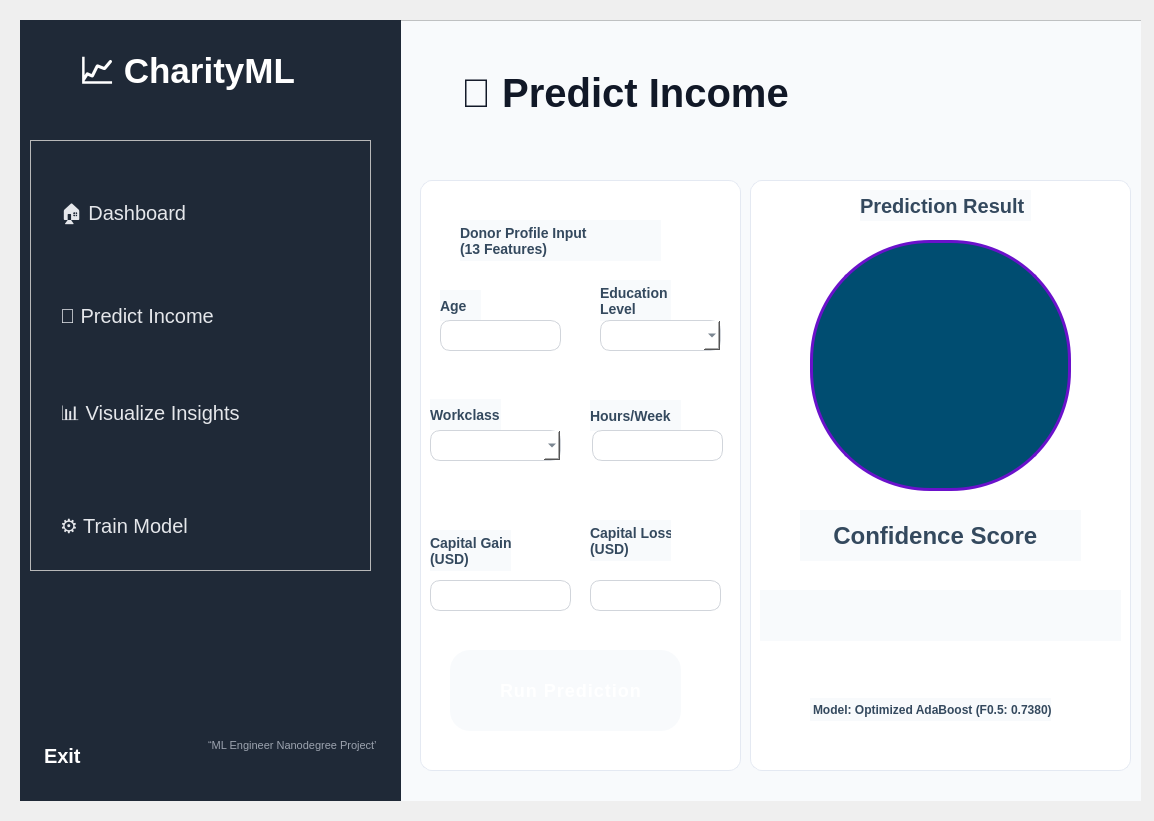
<?xml version="1.0" encoding="UTF-8"?>
<ui version="4.0">
 <class>Form</class>
 <widget class="QWidget" name="Form">
  <property name="geometry">
   <rect>
    <x>0</x>
    <y>0</y>
    <width>1154</width>
    <height>821</height>
   </rect>
  </property>
  <property name="windowTitle">
   <string>Form</string>
  </property>
  <widget class="QWidget" name="Finding_Dondors_2" native="true">
   <property name="geometry">
    <rect>
     <x>0</x>
     <y>0</y>
     <width>1141</width>
     <height>871</height>
    </rect>
   </property>
   <property name="styleSheet">
    <string notr="true">/* 🌙 General UI */
QMainWindow {
    background-color: #f0f4f8;
    font-family: &quot;Inter&quot;, &quot;Segoe UI&quot;, sans-serif;
}

/* 🌊 Sidebar */
#sidebarFrame {
    background-color: #1f2937;
    border-radius: 15px 0 0 15px;
    color: white;
    min-width: 250px;
}

#lblLogo {
    font-size: 22px;
    font-weight: 700;
    color: white;
    padding: 20px;
    border: none;
}

#lblFooter {
    font-size: 11px;
    color: #9ca3af;
    padding: 10px;
}

/* 🌈 Navigation Buttons */
QPushButton {
    background-color: transparent;
    color: white;
    text-align: left;
    padding: 12px 24px;
    border: none;
    font-size: 15px;
    border-radius: 8px;
}

QPushButton:hover {
    background-color: #374151;
    color: #38bdf8;
}

QPushButton:checked, QPushButton:focus {
    background-color: #374151;
    color: #38bdf8;
    border-left: 3px solid #38bdf8;
}

/* 🧩 Main Content */
#contentFrame {
    background-color: #ffffff;
    border-radius: 0 15px 15px 0;
    padding: 25px;
}

/* 🏷️ Titles */
QLabel#lblTitle {
    font-size: 26px;
    font-weight: 800;
    color: #1f2937;
    border-bottom: 2px solid #e5e7eb;
    padding-bottom: 10px;
}

QLabel#lblDescription {
    font-size: 14px;
    color: #4b5563;
    margin-bottom: 20px;
}

/* 📊 Stat Cards */
QFrame#cardBlue {
    background-color: #3b82f6;
    border-radius: 12px;
    color: white;
    padding: 20px;
}

QFrame#cardGreen {
    background-color: #22c55e;
    border-radius: 12px;
    color: white;
    padding: 20px;
}

QFrame#cardYellow {
    background-color: #facc15;
    border-radius: 12px;
    color: white;
    padding: 20px;
}

QLabel#cardTitle {
    font-size: 32px;
    font-weight: 700;
}

QLabel#cardSubtitle {
    font-size: 13px;
    opacity: 0.9;
}

/* ⚡ Quick Actions */
QPushButton#btnQuick {
    font-size: 14px;
    font-weight: 600;
    padding: 10px 18px;
    border-radius: 8px;
    color: white;
}

#btnPredict { background-color: #0ea5e9; }
#btnVisual { background-color: #6366f1; }
#btnTrain { background-color: #374151; }

#btnPredict:hover { background-color: #0284c7; }
#btnVisual:hover { background-color: #4f46e5; }
#btnTrain:hover { background-color: #111827; }

/* 🧮 Forms */
QLineEdit, QComboBox, QSpinBox {
    border: 1px solid #d1d5db;
    border-radius: 6px;
    padding: 6px;
    background-color: #f9fafb;
}

QLineEdit:focus, QComboBox:focus {
    border: 1px solid #38bdf8;
    background-color: white;
}

/* 🧠 Result Gauge Placeholder */
QFrame#gaugeFrame {
    border: 2px solid #e5e7eb;
    border-radius: 12px;
    padding: 25px;
    background-color: #f9fafb;
}

/* 🧾 Visualization Section */
QFrame#chartFrame {
    background-color: #f3f4f6;
    border-radius: 12px;
    border: 1px solid #e5e7eb;
    padding: 20px;
}

QLabel#chartTitle {
    font-size: 16px;
    font-weight: 600;
    color: #374151;
}
</string>
   </property>
   <widget class="QWidget" name="horizontalLayoutWidget_2">
    <property name="geometry">
     <rect>
      <x>20</x>
      <y>20</y>
      <width>1121</width>
      <height>781</height>
     </rect>
    </property>
    <layout class="QHBoxLayout" name="horizontalLayout_2">
     <item>
      <widget class="QFrame" name="frame_2">
       <property name="frameShape">
        <enum>QFrame::StyledPanel</enum>
       </property>
       <property name="frameShadow">
        <enum>QFrame::Raised</enum>
       </property>
       <widget class="QFrame" name="predictFrame">
        <property name="geometry">
         <rect>
          <x>380</x>
          <y>0</y>
          <width>761</width>
          <height>801</height>
         </rect>
        </property>
        <property name="styleSheet">
         <string notr="true">/* 🌙 General */
QWidget {
    background-color: #f8fafc;
    font-family: &quot;Poppins&quot;, &quot;Segoe UI&quot;, sans-serif;
    color: #2c3e50;
}

/* 🧩 Input Frame */
#frame_input {
    background: #ffffff;
    border-radius: 12px;
    padding: 20px;
    border: 1px solid #e4e9f2;
    box-shadow: 0 4px 12px rgba(0,0,0,0.05);
}

#frame_input QLabel {
    font-weight: 600;
    color: #34495e;
    font-size: 14px;
}

QLineEdit, QComboBox {
    background: #ffffff;
    border: 1px solid #dfe6ec;
    border-radius: 8px;
    padding: 8px;
    font-size: 13px;
    color: #2c3e50;
}

QLineEdit:focus, QComboBox:focus {
    border: 1px solid #3498db;
    box-shadow: 0 0 8px rgba(52,152,219,0.2);
}

/* 🚀 Predict Button */
#btn_predict {
    background-color: #2196f3;
    color: white;
    border: none;
    border-radius: 8px;
    padding: 10px;
    font-weight: bold;
    font-size: 14px;
}

#btn_predict:hover {
    background-color: #1976d2;
}

/* 📊 Result Frame */
#frame_result {
    background: #ffffff;
    border-radius: 12px;
    padding: 20px;
    border: 1px solid #e4e9f2;
    box-shadow: 0 4px 12px rgba(0,0,0,0.05);
}

#frame_result QLabel {
    color: #34495e;
    font-weight: 600;
}

/* 🧭 Circle Confidence Indicator Placeholder */
#circleFrame {
    border: 6px solid #e6eef7;
    border-top: 6px solid #00a8ff;
    border-radius: 100px;
    width: 120px;
    height: 120px;
    margin: 20px auto;
}

/* 🧠 Result Label Styles */
#label_confidence {
    font-size: 24px;
    font-weight: bold;
    color: #2c3e50;
}

#label_result {
    font-size: 16px;
    font-weight: 700;
    color: #16a085;
    background: #ecfdf5;
    border-radius: 8px;
    padding: 8px 10px;
    text-align: center;
}

#label_modelinfo {
    font-size: 12px;
    color: #95a5a6;
    margin-top: 8px;
}
</string>
        </property>
        <property name="frameShape">
         <enum>QFrame::StyledPanel</enum>
        </property>
        <property name="frameShadow">
         <enum>QFrame::Raised</enum>
        </property>
        <widget class="QLabel" name="lblTitle_2">
         <property name="geometry">
          <rect>
           <x>50</x>
           <y>10</y>
           <width>631</width>
           <height>131</height>
          </rect>
         </property>
         <property name="styleSheet">
          <string notr="true">/* 🌙 General */
QWidget {
    background-color: #f8fafc;
    font-family: &quot;Poppins&quot;, &quot;Segoe UI&quot;, sans-serif;
    color: #2c3e50;
}

/* 🧩 Input Frame */
#frame_input {
    background: #ffffff;
    border-radius: 12px;
    padding: 200px;
    border: 1px solid #e4e9f2;
    box-shadow: 0 4px 12px rgba(0,0,0,0.05);
}

#frame_input QLabel {
    font-weight: 600;
    color: #34495e;
    font-size: 14px;
}

QLineEdit, QComboBox {
    background: #ffffff;
    border: 1px solid #dfe6ec;
    border-radius: 8px;
    padding: 8px;
    font-size: 13px;
    color: #2c3e50;
}

QLineEdit:focus, QComboBox:focus {
    border: 1px solid #3498db;
    box-shadow: 0 0 8px rgba(52,152,219,0.2);
}

/* 🚀 Predict Button */
#btn_predict {
    background-color: #2196f3;
    color: white;
    border: none;
    border-radius: 8px;
    padding: 10px;
    font-weight: bold;
    font-size: 14px;
}

#btn_predict:hover {
    background-color: #1976d2;
}

/* 📊 Result Frame */
#frame_result {
    background: #ffffff;
    border-radius: 12px;
    padding: 20px;
    border: 1px solid #e4e9f2;
    box-shadow: 0 4px 12px rgba(0,0,0,0.05);
}

#frame_result QLabel {
    color: #34495e;
    font-weight: 600;
}

/* 🧭 Circle Confidence Indicator Placeholder */
#circleFrame {
    border: 6px solid #e6eef7;
    border-top: 6px solid #00a8ff;
    border-radius: 100px;
    width: 120px;
    height: 120px;
    margin: 20px auto;
}

/* 🧠 Result Label Styles */
#label_confidence {
    font-size: 24px;
    font-weight: bold;
    color: #2c3e50;
}

#label_result {
    font-size: 16px;
    font-weight: 700;
    color: #16a085;
    background: #ecfdf5;
    border-radius: 8px;
    padding: 8px 10px;
    text-align: center;
}

#label_modelinfo {
    font-size: 12px;
    color: #95a5a6;
    margin-top: 8px;
}
#lblTitle_2 {
    font-family: &quot;Poppins&quot;, &quot;Segoe UI&quot;, sans-serif;
    font-size: 40px;
    font-weight: 700;
    color: #111827;
    padding-bottom: 5px;
}
</string>
         </property>
         <property name="text">
          <string>💸 Predict Income</string>
         </property>
        </widget>
        <widget class="QFrame" name="frame_input">
         <property name="geometry">
          <rect>
           <x>20</x>
           <y>160</y>
           <width>321</width>
           <height>591</height>
          </rect>
         </property>
         <property name="styleSheet">
          <string notr="true">#inputFrame {
    background-color: rgb(248, 248, 248);
    border-radius: 15px;
    padding: 20px;
    border: 1px solid #E5E7EB;
}

#inputFrame QLabel {
    font-family: &quot;Inter&quot;, sans-serif;
    font-size: 14px;
    color: #374151;
}

QLineEdit, QComboBox, QSpinBox {
    font-family: &quot;Inter&quot;, sans-serif;
    font-size: 14px;
    padding: 6px 10px;
    border-radius: 10px;
    border: 1px solid #D1D5DB;
    background-color: white;
}

QLineEdit:focus, QComboBox:focus, QSpinBox:focus {
    border: 2px solid #3B82F6;
    outline: none;
}

#btnRunPredict {
    background-color: #0EA5E9;
    color: white;
    font-family: &quot;Inter&quot;, sans-serif;
    font-weight: 600;
    font-size: 14px;
    border-radius: 12px;
    padding: 12px 20px;
    margin-top: 15px;
}

#btnRunPredict:hover { background-color: #0284C7; cursor: pointer; }
</string>
         </property>
         <property name="frameShape">
          <enum>QFrame::StyledPanel</enum>
         </property>
         <property name="frameShadow">
          <enum>QFrame::Raised</enum>
         </property>
         <widget class="QLabel" name="label_2">
          <property name="geometry">
           <rect>
            <x>40</x>
            <y>40</y>
            <width>201</width>
            <height>41</height>
           </rect>
          </property>
          <property name="text">
           <string>Donor Profile Input 
(13 Features)</string>
          </property>
         </widget>
         <widget class="QLabel" name="label_15">
          <property name="geometry">
           <rect>
            <x>20</x>
            <y>110</y>
            <width>41</width>
            <height>31</height>
           </rect>
          </property>
          <property name="text">
           <string>Age</string>
          </property>
         </widget>
         <widget class="QLabel" name="label_16">
          <property name="geometry">
           <rect>
            <x>180</x>
            <y>100</y>
            <width>71</width>
            <height>41</height>
           </rect>
          </property>
          <property name="text">
           <string>Education 
Level</string>
          </property>
         </widget>
         <widget class="QComboBox" name="education_input">
          <property name="geometry">
           <rect>
            <x>180</x>
            <y>140</y>
            <width>121</width>
            <height>31</height>
           </rect>
          </property>
         </widget>
         <widget class="QComboBox" name="workclass_input">
          <property name="geometry">
           <rect>
            <x>10</x>
            <y>250</y>
            <width>131</width>
            <height>31</height>
           </rect>
          </property>
         </widget>
         <widget class="QLabel" name="label_17">
          <property name="geometry">
           <rect>
            <x>10</x>
            <y>219</y>
            <width>71</width>
            <height>31</height>
           </rect>
          </property>
          <property name="text">
           <string>Workclass</string>
          </property>
         </widget>
         <widget class="QLabel" name="label_18">
          <property name="geometry">
           <rect>
            <x>170</x>
            <y>220</y>
            <width>91</width>
            <height>31</height>
           </rect>
          </property>
          <property name="text">
           <string>Hours/Week</string>
          </property>
         </widget>
         <widget class="QLabel" name="label_19">
          <property name="geometry">
           <rect>
            <x>10</x>
            <y>350</y>
            <width>81</width>
            <height>41</height>
           </rect>
          </property>
          <property name="text">
           <string>Capital Gain 
(USD)</string>
          </property>
         </widget>
         <widget class="QLabel" name="label_20">
          <property name="geometry">
           <rect>
            <x>170</x>
            <y>340</y>
            <width>81</width>
            <height>41</height>
           </rect>
          </property>
          <property name="text">
           <string>Capital Loss 
(USD)</string>
          </property>
         </widget>
         <widget class="QPushButton" name="predict_button">
          <property name="geometry">
           <rect>
            <x>30</x>
            <y>470</y>
            <width>231</width>
            <height>81</height>
           </rect>
          </property>
          <property name="styleSheet">
           <string notr="true">QPushButton#predict_button {
    background-color: qlineargradient(x1:0, y1:0, x2:1, y2:1,
        stop:0 #4A00E0, stop:1 #8E2DE2);
    color: white;
    border: none;
    border-radius: 20px;
    font-size: 18px;
    padding: 10px 20px;
    font-weight: bold;
    letter-spacing: 1px;
    transition: 0.3s;
}

QPushButton#predict_button:hover {
    background-color: qlineargradient(x1:0, y1:0, x2:1, y2:1,
        stop:0 #8E2DE2, stop:1 #4A00E0);
    transform: scale(1.05);
}
</string>
          </property>
          <property name="text">
           <string>     Run Prediction</string>
          </property>
         </widget>
         <widget class="QLineEdit" name="age_input">
          <property name="geometry">
           <rect>
            <x>20</x>
            <y>140</y>
            <width>121</width>
            <height>31</height>
           </rect>
          </property>
         </widget>
         <widget class="QLineEdit" name="hours_input">
          <property name="geometry">
           <rect>
            <x>172</x>
            <y>250</y>
            <width>131</width>
            <height>31</height>
           </rect>
          </property>
         </widget>
         <widget class="QLineEdit" name="capital_gain_input">
          <property name="geometry">
           <rect>
            <x>10</x>
            <y>400</y>
            <width>141</width>
            <height>31</height>
           </rect>
          </property>
         </widget>
         <widget class="QLineEdit" name="capital_loss_input">
          <property name="geometry">
           <rect>
            <x>170</x>
            <y>400</y>
            <width>131</width>
            <height>31</height>
           </rect>
          </property>
         </widget>
        </widget>
        <widget class="QFrame" name="frame_result">
         <property name="geometry">
          <rect>
           <x>350</x>
           <y>160</y>
           <width>381</width>
           <height>591</height>
          </rect>
         </property>
         <property name="styleSheet">
          <string notr="true">#resultFrame {
    background-color: rgb(248, 248, 248);
    border-radius: 15px;
    padding: 20px;
    border: 1px solid #E5E7EB;
}
</string>
         </property>
         <property name="frameShape">
          <enum>QFrame::StyledPanel</enum>
         </property>
         <property name="frameShadow">
          <enum>QFrame::Raised</enum>
         </property>
         <widget class="QLabel" name="lblResultTitle">
          <property name="geometry">
           <rect>
            <x>110</x>
            <y>10</y>
            <width>171</width>
            <height>31</height>
           </rect>
          </property>
          <property name="styleSheet">
           <string notr="true">font-size : 20px</string>
          </property>
          <property name="text">
           <string>Prediction Result</string>
          </property>
         </widget>
         <widget class="QLabel" name="label_confidence">
          <property name="geometry">
           <rect>
            <x>50</x>
            <y>330</y>
            <width>281</width>
            <height>51</height>
           </rect>
          </property>
          <property name="text">
           <string>     Confidence Score</string>
          </property>
         </widget>
         <widget class="QLabel" name="label_modelinfo">
          <property name="geometry">
           <rect>
            <x>60</x>
            <y>510</y>
            <width>241</width>
            <height>31</height>
           </rect>
          </property>
          <property name="text">
           <string>Model: Optimized AdaBoost (F0.5: 0.7380)</string>
          </property>
         </widget>
         <widget class="QFrame" name="result_frame">
          <property name="geometry">
           <rect>
            <x>60</x>
            <y>60</y>
            <width>261</width>
            <height>251</height>
           </rect>
          </property>
          <property name="styleSheet">
           <string notr="true">QFrame#result_frame {
	background-color: rgb(0, 77, 113);
    border-radius: 120px; /* نصف حجم الـ frame */
    border: 3px solid #6a11cb;
}

QLabel#result_label {
    background: transparent;
    color: white;
    font-size: 18pt; /* قلل الحجم لو النص طويل */
    font-weight: bold;
    qproperty-alignment: AlignCenter; /* بدون علامات اقتباس */
}
</string>
          </property>
          <property name="frameShape">
           <enum>QFrame::StyledPanel</enum>
          </property>
          <property name="frameShadow">
           <enum>QFrame::Raised</enum>
          </property>
          <widget class="QLabel" name="result_label">
           <property name="geometry">
            <rect>
             <x>20</x>
             <y>30</y>
             <width>221</width>
             <height>191</height>
            </rect>
           </property>
           <property name="styleSheet">
            <string notr="true">background: transparent;
             color: white;
                font-size: 12px;
                font-weight: bold;
</string>
           </property>
           <property name="text">
            <string/>
           </property>
          </widget>
         </widget>
         <widget class="QLabel" name="status_label">
          <property name="geometry">
           <rect>
            <x>10</x>
            <y>410</y>
            <width>361</width>
            <height>51</height>
           </rect>
          </property>
          <property name="text">
           <string/>
          </property>
         </widget>
        </widget>
       </widget>
       <widget class="QFrame" name="sidebarFrame_2">
        <property name="geometry">
         <rect>
          <x>0</x>
          <y>-20</y>
          <width>381</width>
          <height>801</height>
         </rect>
        </property>
        <property name="minimumSize">
         <size>
          <width>270</width>
          <height>0</height>
         </size>
        </property>
        <property name="maximumSize">
         <size>
          <width>381</width>
          <height>16777215</height>
         </size>
        </property>
        <property name="styleSheet">
         <string notr="true">/* 🌙 SIDEBAR STYLE */

#sidebarFrame_2 {
    background-color: #1f2937;     /* Dark gray */
    border-radius: 15px 0 0 15px;
    padding: 20px 10px;            /* Inner spacing */
    color: white;
}

/* 🧠 Logo */
#lblLogo_2 {
    font-family: &quot;Poppins&quot;, &quot;Segoe UI&quot;, sans-serif;
    font-size: 35px;
    font-weight: 700;
    color: #ffffff;
    padding: 20px 10px;
    margin-bottom: 10px;
}

/* 🧭 Navigation Buttons */
#navFrame_2 QPushButton{
    background-color: transparent;
    color: #e5e7eb;
    text-align: left;
    padding: 12px 20px;
    font-family: &quot;Inter&quot;, &quot;Segoe UI&quot;, sans-serif;
    font-size: 20px;
    border: none;
    border-radius: 8px;
}

#navFrame_2 QPushButton:hover {
    background-color: #374151;
    color: #38bdf8; /* Sky blue */
}

#navFrame_2 QPushButton:checked,
#navFrame_2 QPushButton:focus {
    background-color: #374151;
    color: #38bdf8;
    border-left: 3px solid #38bdf8;
}

/* 🪶 Footer */
#lblFooter_2 {
    font-size: 11px;
    color: #9ca3af;
    padding: 15px;
    font-family: &quot;Inter&quot;, sans-serif;
}
</string>
        </property>
        <property name="frameShape">
         <enum>QFrame::StyledPanel</enum>
        </property>
        <property name="frameShadow">
         <enum>QFrame::Raised</enum>
        </property>
        <widget class="QLabel" name="lblLogo_2">
         <property name="geometry">
          <rect>
           <x>40</x>
           <y>30</y>
           <width>321</width>
           <height>101</height>
          </rect>
         </property>
         <property name="text">
          <string>📈 CharityML</string>
         </property>
        </widget>
        <widget class="QFrame" name="navFrame_2">
         <property name="geometry">
          <rect>
           <x>10</x>
           <y>140</y>
           <width>341</width>
           <height>431</height>
          </rect>
         </property>
         <property name="frameShape">
          <enum>QFrame::StyledPanel</enum>
         </property>
         <property name="frameShadow">
          <enum>QFrame::Raised</enum>
         </property>
         <widget class="QPushButton" name="btn_nav_home_2">
          <property name="geometry">
           <rect>
            <x>10</x>
            <y>40</y>
            <width>301</width>
            <height>71</height>
           </rect>
          </property>
          <property name="text">
           <string>🏠 Dashboard</string>
          </property>
         </widget>
         <widget class="QPushButton" name="btn_nav_predict_2">
          <property name="geometry">
           <rect>
            <x>10</x>
            <y>140</y>
            <width>301</width>
            <height>71</height>
           </rect>
          </property>
          <property name="text">
           <string>🤖 Predict Income</string>
          </property>
         </widget>
         <widget class="QPushButton" name="btn_nav_visual_2">
          <property name="geometry">
           <rect>
            <x>10</x>
            <y>240</y>
            <width>301</width>
            <height>71</height>
           </rect>
          </property>
          <property name="text">
           <string>📊 Visualize Insights</string>
          </property>
         </widget>
         <widget class="QPushButton" name="btn_nav_train_2">
          <property name="geometry">
           <rect>
            <x>10</x>
            <y>350</y>
            <width>301</width>
            <height>71</height>
           </rect>
          </property>
          <property name="text">
           <string>⚙️ Train Model</string>
          </property>
         </widget>
        </widget>
        <widget class="QLabel" name="lblFooter_2">
         <property name="geometry">
          <rect>
           <x>170</x>
           <y>710</y>
           <width>201</width>
           <height>71</height>
          </rect>
         </property>
         <property name="text">
          <string>“ML Engineer Nanodegree Project”</string>
         </property>
        </widget>
        <widget class="QPushButton" name="backToMain">
         <property name="geometry">
          <rect>
           <x>0</x>
           <y>720</y>
           <width>161</width>
           <height>71</height>
          </rect>
         </property>
         <property name="styleSheet">
          <string notr="true">font-size : 20px;
font-weight:900;
</string>
         </property>
         <property name="text">
          <string>Exit</string>
         </property>
        </widget>
       </widget>
      </widget>
     </item>
    </layout>
   </widget>
  </widget>
 </widget>
 <resources/>
 <connections/>
</ui>
